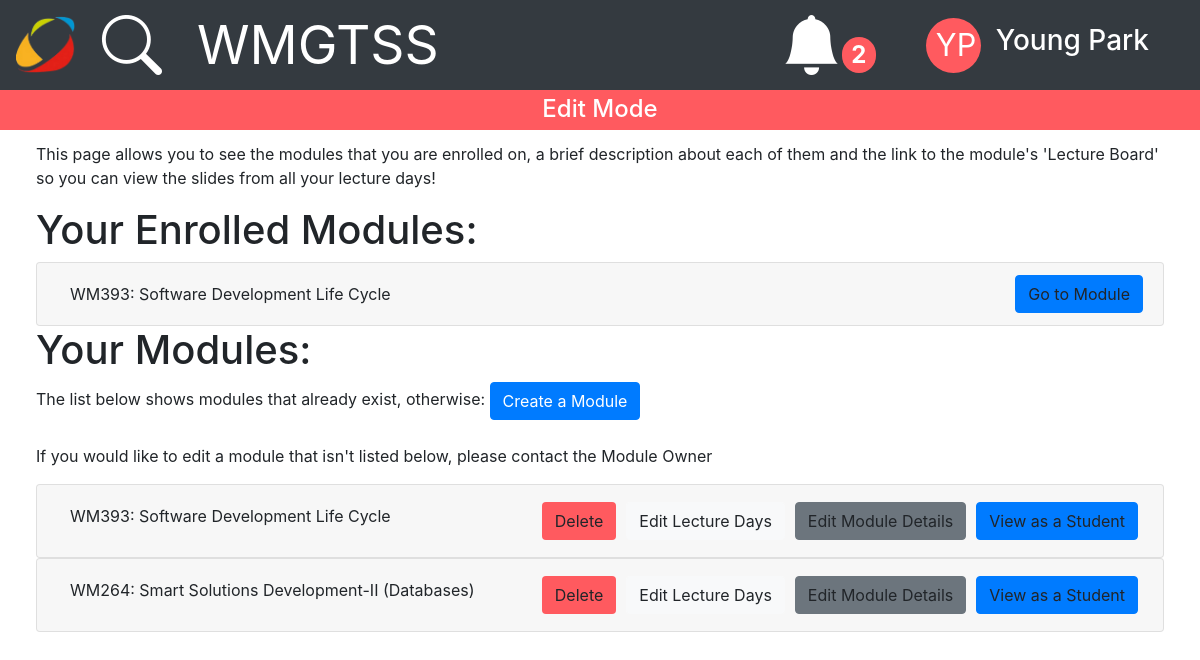
Screenshot of /LectureBoard/Modules/edit/ (signed in) with the database file from the repository.
### LectureBoard/models.py (models this page shows, shortened)
class Module(models.Model):
    Module_Code = models.CharField(max_length=10)
    Module_Title = models.CharField(max_length=50)
    Module_Description = models.CharField(max_length=2000, blank=True)
    Module_Tutor = models.ForeignKey(User, verbose_name='Module Tutor', on_delete=models.CASCADE)  # Using Djano's built in user method so they own it.

### LectureBoard/views.py (the view)
# urls.py: path('Modules/edit/', views.Overview_Tutor, name='Overview_Tutor'),
@user_passes_test(check_Tutor_Group)
def Overview_Tutor(request):
    Permission_To_Access = get_subscribed_modules(request)  # Checking what they have permission to access
    ModulesEnrolled = Module.objects.filter(id__in=Permission_To_Access)  # Showing only modules they are subscribed to
    ModulesOwned = Module.objects.filter(Module_Tutor=request.user)  # Shows only modules that they own
    context = {
        'SearchFunctionality':True,
        'ModulesEnrolled':ModulesEnrolled,
        'ModulesOwned': ModulesOwned,
    }
    return render(request, 'LectureBoard/OverviewTutor.html', context)

### LectureBoard/views.py (called while the page is built)
def check_Tutor_Group(user):
    if user:
        return user.groups.filter(name='Tutors').exists()
    return False

def get_subscribed_modules(request):
    list_of_users_groups = list(request.user.groups.values_list('name', flat=True))
    Permission_To_Access = list(ModuleAccess.objects.filter(UserGroupName__in=list_of_users_groups).values_list('Module_Identifier', flat=True))
    return Permission_To_Access

### LectureBoard/templates/LectureBoard/OverviewTutor.html (shortened to what this page needs)
<html>
  {% extends "Navbar/layout.html" %}
  {% load static %}
{% block content %}
<body>
  <div class="container-fluid mode-banner">
    <h4>Edit Mode<h4>
  </div>
  <div class="container-fluid spacing_elements">
    <p>This page allows you to see the modules that you are enrolled on, a brief description about each of them and the link to the module's 'Lecture Board' so you can view the slides from all your lecture days!</p>
    <h1>Your Enrolled Modules:</h1>
    {% if ModulesEnrolled %}
      {% for Module in ModulesEnrolled %}
        <div class="accordion" id="accordion">
          <div class="card">
            <div class="card-header" id="heading{{forloop.counter1}}">
              <h2 class="mb-0">
                <button class="btn text-left" type="button" data-toggle="collapse" data-target="#collapse{{forloop.counter1}}" aria-expanded="true" aria-controls="#collapse{{forloop.counter1}}">
                  {{Module.Module_Code}}: {{Module.Module_Title}}
                </button>
                <a href="{% url 'ModuleBoard' Module.Module_Code %}" type="button" style="float:right" class="btn btn-primary">Go to Module</a>
              </h2>
            </div>
          </div>
        </div>
      {% endfor %}
    {% else %}
    <p>You have not been enrolled into any modules yet, please contact the Course Tutor for support on this :(</p>
    {% endif %}
    <h1>Your Modules:</h1>
    {% if ModulesOwned %}
      <p>
        The list below shows modules that already exist, otherwise:  <a href="{% url 'New_Module'%}"><button
        type="button" class="btn btn-primary">Create a Module</button></a><br><br>If you would like to edit
        a module that isn't listed below, please contact the Module Owner
      </p>
        {% for Module in ModulesOwned %}
            <div class="accordion" id="accordion">
                <div class="card">
                  <div class="card-header" id="heading{{forloop.counter}}">
                    <h2 class="mb-0">
                      <button class="btn" type="button" data-toggle="collapse" data-target="#collapse{{forloop.counter}}" aria-expanded="true" aria-controls="#collapse{{forloop.counter}}">
                        {{Module.Module_Code}}: {{Module.Module_Title}}
                      </button>
                      <a href="{% url 'ModuleBoard' Module.Module_Code %}" type="button" class="btn btn-primary ov-button">View as a Student</a>
                      <a href="{% url 'Edit_Module' Module.Module_Code %}"type="button" class="btn btn-secondary ov-button">Edit Module Details</a>
                      <a href="{% url 'ModuleBoardTutor' Module.Module_Code %}"type="button" class="btn btn-light ov-button">Edit Lecture Days</a>
                      <a href="{% url 'Delete_Module' Module.Module_Code %}" type="button" style="background-color:#FF5A5F;" class="btn ov-button">Delete</a>
                    </h2>
                  </div>
                </div>
            </div>
        {% endfor %}
    {% else %}
      <div class="d-flex p-2">
        <p class="general_font">You do not own any modules yet - to get started: <a href="{% url 'New_Module' %}"><button type="button" class="btn btn-primary">Create a Module</button></a></p>
      </div>
    {% endif %}
    </div>
</body>
{% endblock content %}

### templates/navbar/layout.html (shortened to what this page needs)
{% load static %}
<!DOCTYPE html>
<html lang="en">
<head>
    <link rel="stylesheet" href="https://cdn.jsdelivr.net/npm/bootstrap-icons@1.3.0/font/bootstrap-icons.css">
    <link rel="stylesheet" href="https://maxcdn.bootstrapcdn.com/bootstrap/4.5.2/css/bootstrap.min.css">
    <link rel="stylesheet" type="text/css" href="{% static 'css/navbar.css' %}">
    <link rel="stylesheet" type="text/css" href="{% static 'css/pages.css' %}">
</head>
<body>
<div class="pos-f-t">
<nav class="navbar navbar-expand-lg navbar-dark bg-dark fixed-top">
  <a class="navbar-brand" href="{% url 'home'%}"><img src="{% static 'img/wmg_logo_no_bg.png' %}" height="60pt" alt="WMGTSS Logo" loading="lazy"/></a>
  <div class="collapse navbar-collapse">
    <ul class="navbar-nav mr-auto mt-2 mt-lg-0">
      <li class="nav-item">
        <div class="vertical-align-icon">
          {% if SearchFunctionality %}
            <a data-toggle="modal" data-target="#searchModal" class="bi bi-search icons" style="padding-right: 20px;"></a>
          {% endif %}
        </div>
      </li>
      <li class="nav-item container">
        <a class="nav-item navbar_appname">WMGTSS</a>
      </li>
    </ul>
    <div>
      <a role="button" data-toggle="modal" data-target="#notificationModal" aria-expanded="false">
        <div class="vertical-align-icon">
          <i class="bi bi-bell-fill icons" style="color: white;"></i>
          <span class="badge rounded-pill badge-notification"
          style="font-size: 18pt; background-color: #FF5A5F;">2</span>
        </div>
      </a>
    </div>
    <div class="profile_navbar">
      <a class="d-flex dropdown_sizing" role="button" data-toggle="modal" data-target="#UserProfileModal">
      <div class="user-profile text-center" style="padding-top:2%">
        <div>{{ user.first_name.0 }}{{ user.last_name.0 }}</div>
      </div>
      <div class="container">
        <h3>{{ user.first_name }} {{ user.last_name }}</h3>
      </div>
      </a>
    </div>
  </div>
</nav>
{% block content %}{% endblock content %}
</body>
</html>

### static/css/navbar.css (style rules this page uses)
.navbar { color:white; font-size: 24; max-height: 90px; }
.navbar_appname { font-size: 40pt; color: white; text-align: right; }
.icons { font-size: 45pt; padding-left: 10px; padding-right: 0px; padding-top: 0px; padding-bottom: 20px; color: white; vertical-align: center; }
.profile_navbar { padding-left: 50px; padding-right: 20px; }
.dropdown_sizing { font-size: 24; color: white; }
.user-profile { align-items:center !important; justify-content:center !important; background-color: #FF5A5F; width: 55px; height: 55px; border-radius: 55px; font-size: 23pt; padding-top: 0.2%; padding-left: 10px; padding-right: 10px; }
a:link { text-decoration: none; color: inherit; }
.vertical-align-icon { display: flex; align-items:center; padding-top: 15pt; }

### LectureBoard/static/css/pages.css (style rules this page uses)
body { background-color:white; padding-top: 90px; }
.spacing_elements { padding-top: 1%; padding-left: 3%; padding-right: 3%; padding-bottom: 0%; }
.ov-button { float: right; margin: 5px; }
.mode-banner { background-color: #FF5A5F; color: white; height: 40px; text-align: center; vertical-align: middle; font-weight:500; padding-top: 5px; }

### rows the page displays
Module: Module_Code "WM393", Module_Title "Software Development Life Cycle"
Module: Module_Code "WM264", Module_Title "Smart Solutions Development-II (Databases)"

### other values shown
{{ user.first_name.0 }} "Y"
{{ user.last_name.0 }} "P"
{{ user.first_name }} "Young"
{{ user.last_name }} "Park"
